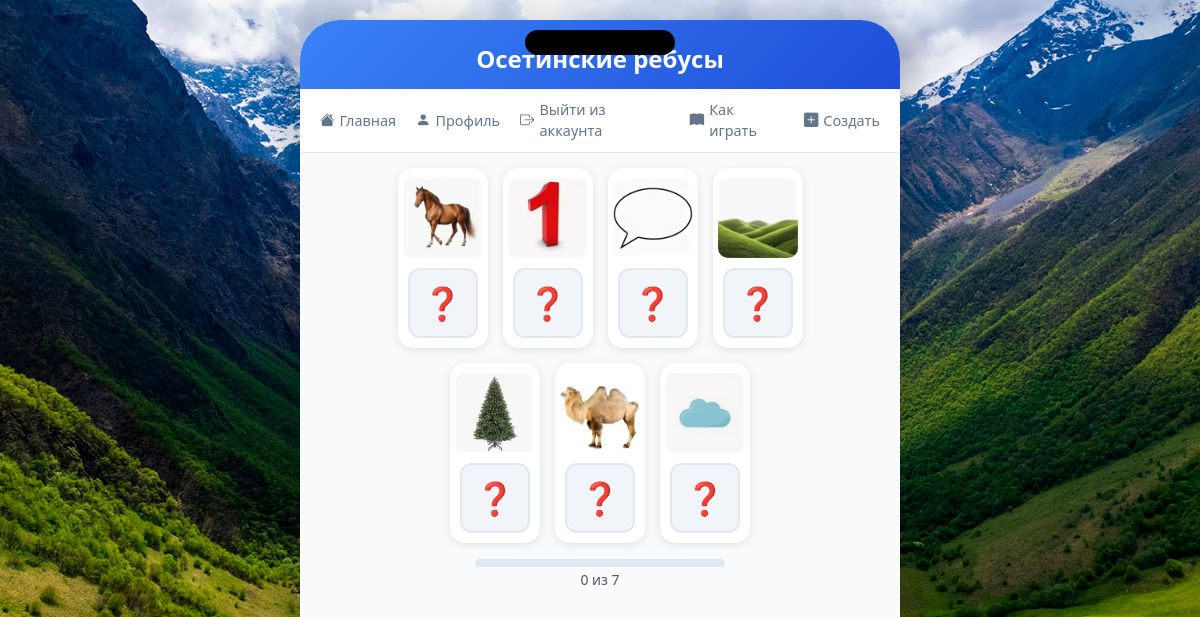
The page /rebus/2 (signed in) on the database its author committed.
### tables this page shows
CREATE TABLE letters (id INTEGER PRIMARY KEY UNIQUE NOT NULL, rebus_id INTEGER REFERENCES rebuses (id) NOT NULL, position INTEGER NOT NULL, letter TEXT NOT NULL, image_filename TEXT NOT NULL, word_disc TEXT NOT NULL, word_disc_ru TEXT);

CREATE TABLE rebuses (id INTEGER PRIMARY KEY NOT NULL UNIQUE, theme_id INTEGER NOT NULL REFERENCES themes (id), final_word TEXT NOT NULL UNIQUE, folder_name TEXT NOT NULL, ru_word TEXT NOT NULL);

### server.py (the view)
@app.route('/rebus/<int:rebus_id>')
def rebus_page(rebus_id):
    redirect_result = require_login()
    if redirect_result:
        return redirect_result
    data = get_rebus_data(rebus_id)
    if not data:
        return redirect(url_for('index'))
    filled = session.get(f'rebus_{rebus_id}_filled', {})
    cells = []
    for letter in data['letters']:
        pos = str(letter['position'])
        cells.append({
            'position': letter['position'],
            'image': letter['image_filename'],
            'filled': pos in filled,
            'display_letter': filled.get(pos, ''),
            'word_disc': letter['word_disc'],
            'word_disc_ru': letter.get('word_disc_ru', '')
        })
    filled_count = sum(1 for c in cells if c['filled'])
    return render_template('rebus_page.html',
                           rebus_id=rebus_id,
                           rebus_theme_id=data['theme_id'],
                           final_word=data['final_word'],
                           ru_word=data['ru_word'],
                           cells=cells,
                           folder_name=data['folder_name'],
                           all_filled=filled_count == len(cells),
                           filled_count=filled_count,
                           total_count=len(cells),
                           user_id=session.get('user_id'),
                           points=session.get('user_points'))

### server.py (called while the page is built)
def get_db():
    conn = sqlite3.connect(DATABASE)
    conn.row_factory = sqlite3.Row
    return conn

def get_rebus_data(rebus_id):
    db = get_db()
    rebus = db.execute('SELECT id, final_word, ru_word, folder_name, theme_id FROM rebuses WHERE id = ?',
                       (rebus_id,)).fetchone()
    if not rebus:
        db.close()
        return None
    rows = db.execute(
        'SELECT position, letter, image_filename, word_disc, word_disc_ru FROM letters WHERE rebus_id = ? ORDER BY position',
        (rebus_id,)).fetchall()
    db.close()
    return {
        'id': rebus['id'],
        'final_word': rebus['final_word'].upper(),
        'ru_word': rebus['ru_word'],
        'folder_name': rebus['folder_name'],
        'theme_id': rebus['theme_id'],
        'letters': [dict(row) for row in rows],
        'total_letters': len(rows)
    }

def require_login():
    if not session.get('user_id'):
        return redirect(url_for('login'))
    return None

### templates/rebus_page.html (shortened to what this page needs)
{% extends "base.html" %}
{% block content %}
<div class="rebus-grid">
    {% for cell in cells %}
    <div class="rebus-cell">
        <div class="cell-image">
            <img src="{{ url_for('static', filename='images/rebus/' + folder_name + '/' + cell.image) }}"
                 alt="подсказка" onerror="this.src='https://via.placeholder.com/100'">
        </div>
        <div class="cell-letter">
            <a href="/cell/{{ rebus_id }}/{{ cell.position }}" class="{{ 'filled-letter' if cell.filled else 'btn-empty-cell' }}">
                {{ cell.display_letter if cell.filled else '❓' }}
            </a>
        </div>
    </div>
    {% endfor %}
</div>
<div class="text-center mt-3">
    <div class="progress mx-auto" style="height: 8px; max-width: 250px;">
    </div>
    <small class="text-muted">{{ filled_count }} из {{ total_count }}</small>
</div>
{% endblock %}

### templates/base.html (shortened to what this page needs)
<!doctype html>
<html lang="ru">
<head>
    <link href="https://cdn.jsdelivr.net/npm/bootstrap@5.3.0/dist/css/bootstrap.min.css" rel="stylesheet">
    <link rel="stylesheet" href="https://cdn.jsdelivr.net/npm/bootstrap-icons@1.11.0/font/bootstrap-icons.css">
    <link rel="stylesheet" href="{{ url_for('static', filename='css/style.css') }}">
</head>
<body>
<div class="phone-container">
    <div class="phone-notch"></div>
    <div class="app-header">
        <h1>Осетинские ребусы</h1>
    </div>
    <div class="app-nav">
        <a href="{{ url_for('index') }}" class="nav-link">
            <i class="bi bi-house-fill"></i> Главная
        </a>
        <a href="{{ url_for('profile') }}" class="nav-link">
            <i class="bi bi-person-fill"></i> Профиль
        </a>
        <a href="{{ url_for('logout') }}" class="nav-link">
            <i class="bi bi-box-arrow-right"></i> Выйти из аккаунта
        </a>
        <a href="{{ url_for('how_to_play') }}" class="nav-link">
            <i class="bi bi-book-fill"></i> Как играть
        </a>
        <a href="{{ url_for('create_rebus_page') }}" class="nav-link">
            <i class="bi bi-plus-square-fill"></i> Создать
        </a>
    </div>
    <div class="app-content">
        {% block content %}{% endblock %}
    </div>
</div>
</body>
</html>

### static/css/style.css (style rules this page uses)
* { margin: 0; padding: 0; box-sizing: border-box; -webkit-tap-highlight-color: transparent; }
body { background: linear-gradient(135deg, #667eea 0%, #764ba2 100%); min-height: 100vh; display: flex; justify-content: center; align-items: center; font-family: 'Segoe UI', Tahoma, Geneva, Verdana, sans-serif; padding: 10px; }
.phone-container { width: 100%; max-width: 600px; height: 800px; background: #f8fafc; border-radius: 40px; box-shadow: 0 20px 60px rgba(0,0,0,0.3); overflow: hidden; display: flex; flex-direction: column; position: relative; }
.phone-notch { width: 150px; height: 25px; background: #000; position: absolute; top: 10px; left: 50%; transform: translateX(-50%); border-radius: 20px; z-index: 10; }
.app-header { background: linear-gradient(135deg, #3b82f6, #1d4ed8); color: white; padding: 25px 20px 15px 20px; text-align: center; flex-shrink: 0; }
.app-header h1 { font-size: 1.5rem; margin: 0; font-weight: bold; }
.app-nav { background: white; border-bottom: 1px solid #e5e7eb; padding: 10px 20px; display: flex; gap: 20px; flex-shrink: 0; }
.nav-link { color: #64748b; text-decoration: none; font-size: 0.9rem; display: flex; align-items: center; gap: 5px; transition: color 0.3s; }
.app-content { flex: 1; overflow-y: auto; padding: 15px; }
.rebus-grid { display: flex; flex-wrap: wrap; justify-content: center; gap: 15px; max-width: 460px; margin: 0 auto; }
.rebus-cell { flex: 0 0 auto; width: 90px; text-align: center; padding: 10px 5px; background: white; border-radius: 15px; box-shadow: 0 2px 8px rgba(0,0,0,0.1); transition: transform 0.2s; }
.cell-image img { width: 100%; max-width: 80px; height: auto; border-radius: 10px; margin: 0 auto; display: block; }
.cell-letter { margin-top: 10px; }
.btn-empty-cell { font-size: 32px; text-decoration: none; background: #f1f5f9; width: 70px; height: 70px; display: flex; align-items: center; justify-content: center; border-radius: 12px; margin: 0 auto; cursor: pointer; transition: all 0.3s; border: 2px solid #e2e8f0; }
.progress { height: 8px; border-radius: 10px; background: #e2e8f0; }
body { background: url('../images/bg/bg.jpg') center/cover no-repeat fixed; font-family: 'Segoe UI', sans-serif; display: flex; justify-content: center; align-items: center; min-height: 100vh; padding: 20px; }

### rows shown on the page
letters: image_filename.folder_name (picture), display_letter "❓"
letters: image_filename.folder_name (picture), display_letter "❓"
letters: image_filename.folder_name (picture), display_letter "❓"
letters: image_filename.folder_name (picture), display_letter "❓"
letters: image_filename.folder_name (picture), display_letter "❓"
letters: image_filename.folder_name (picture), display_letter "❓"
letters: image_filename.folder_name (picture), display_letter "❓"

### other values the page prints
{{ filled_count }} "0"
{{ total_count }} "7"
